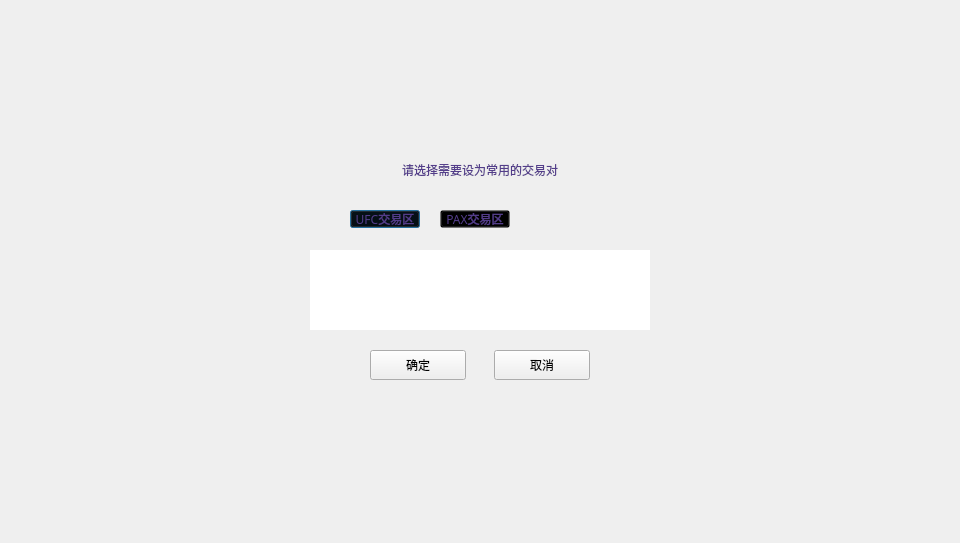
<?xml version="1.0" encoding="UTF-8"?>
<ui version="4.0">
 <class>AddMyExchangePairsDialog</class>
 <widget class="QDialog" name="AddMyExchangePairsDialog">
  <property name="geometry">
   <rect>
    <x>0</x>
    <y>0</y>
    <width>960</width>
    <height>543</height>
   </rect>
  </property>
  <property name="windowTitle">
   <string>Dialog</string>
  </property>
  <widget class="QWidget" name="widget" native="true">
   <property name="geometry">
    <rect>
     <x>0</x>
     <y>0</y>
     <width>960</width>
     <height>543</height>
    </rect>
   </property>
   <property name="font">
    <font>
     <family>Microsoft YaHei UI Light</family>
    </font>
   </property>
   <widget class="QWidget" name="containerWidget" native="true">
    <property name="geometry">
     <rect>
      <x>290</x>
      <y>140</y>
      <width>380</width>
      <height>260</height>
     </rect>
    </property>
    <widget class="QToolButton" name="cancelBtn">
     <property name="geometry">
      <rect>
       <x>204</x>
       <y>210</y>
       <width>96</width>
       <height>30</height>
      </rect>
     </property>
     <property name="cursor">
      <cursorShape>PointingHandCursor</cursorShape>
     </property>
     <property name="styleSheet">
      <string notr="true"/>
     </property>
     <property name="text">
      <string>取消</string>
     </property>
    </widget>
    <widget class="QToolButton" name="okBtn">
     <property name="geometry">
      <rect>
       <x>80</x>
       <y>210</y>
       <width>96</width>
       <height>30</height>
      </rect>
     </property>
     <property name="cursor">
      <cursorShape>PointingHandCursor</cursorShape>
     </property>
     <property name="styleSheet">
      <string notr="true"/>
     </property>
     <property name="text">
      <string>确定</string>
     </property>
    </widget>
    <widget class="QLabel" name="textLabel">
     <property name="geometry">
      <rect>
       <x>40</x>
       <y>10</y>
       <width>300</width>
       <height>40</height>
      </rect>
     </property>
     <property name="styleSheet">
      <string notr="true">font: 12px &quot;微软雅黑&quot;;
color: rgb(83, 61, 138);</string>
     </property>
     <property name="text">
      <string>请选择需要设为常用的交易对</string>
     </property>
     <property name="scaledContents">
      <bool>false</bool>
     </property>
     <property name="alignment">
      <set>Qt::AlignCenter</set>
     </property>
     <property name="wordWrap">
      <bool>true</bool>
     </property>
    </widget>
    <widget class="QPushButton" name="marketBtn1">
     <property name="geometry">
      <rect>
       <x>60</x>
       <y>70</y>
       <width>70</width>
       <height>18</height>
      </rect>
     </property>
     <property name="cursor">
      <cursorShape>PointingHandCursor</cursorShape>
     </property>
     <property name="styleSheet">
      <string notr="true">background:transparent;
color: rgb(83, 61, 138);
font: 12px &quot;微软雅黑&quot;;</string>
     </property>
     <property name="text">
      <string>UFC交易区</string>
     </property>
    </widget>
    <widget class="QPushButton" name="marketBtn3">
     <property name="geometry">
      <rect>
       <x>150</x>
       <y>70</y>
       <width>70</width>
       <height>18</height>
      </rect>
     </property>
     <property name="cursor">
      <cursorShape>PointingHandCursor</cursorShape>
     </property>
     <property name="styleSheet">
      <string notr="true">background:transparent;
color: rgb(83, 61, 138);
font: 12px &quot;微软雅黑&quot;;</string>
     </property>
     <property name="text">
      <string>PAX交易区</string>
     </property>
    </widget>
    <widget class="QScrollArea" name="scrollArea">
     <property name="geometry">
      <rect>
       <x>20</x>
       <y>110</y>
       <width>340</width>
       <height>80</height>
      </rect>
     </property>
     <property name="styleSheet">
      <string notr="true">QScrollArea{border:none;}</string>
     </property>
     <property name="widgetResizable">
      <bool>true</bool>
     </property>
     <widget class="QWidget" name="scrollAreaWidgetContents">
      <property name="geometry">
       <rect>
        <x>0</x>
        <y>0</y>
        <width>340</width>
        <height>80</height>
       </rect>
      </property>
      <property name="styleSheet">
       <string notr="true">#scrollAreaWidgetContents{background-color: rgb(255, 255, 255);}</string>
      </property>
     </widget>
    </widget>
   </widget>
  </widget>
 </widget>
 <resources/>
 <connections/>
</ui>
